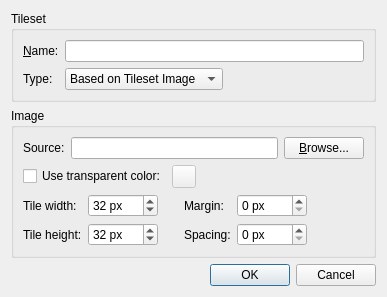
<?xml version="1.0" encoding="UTF-8"?>
<ui version="4.0">
 <class>NewTilesetDialog</class>
 <widget class="QDialog" name="NewTilesetDialog">
  <property name="geometry">
   <rect>
    <x>0</x>
    <y>0</y>
    <width>387</width>
    <height>314</height>
   </rect>
  </property>
  <property name="windowTitle">
   <string>New Tileset</string>
  </property>
  <layout class="QVBoxLayout" name="verticalLayout">
   <property name="sizeConstraint">
    <enum>QLayout::SetMinAndMaxSize</enum>
   </property>
   <item>
    <widget class="QGroupBox" name="tilesetGroupBox">
     <property name="sizePolicy">
      <sizepolicy hsizetype="Preferred" vsizetype="Fixed">
       <horstretch>0</horstretch>
       <verstretch>0</verstretch>
      </sizepolicy>
     </property>
     <property name="title">
      <string>Tileset</string>
     </property>
     <layout class="QGridLayout" name="gridLayout_2">
      <item row="1" column="1">
       <widget class="QComboBox" name="tilesetType">
        <property name="sizePolicy">
         <sizepolicy hsizetype="Fixed" vsizetype="Fixed">
          <horstretch>0</horstretch>
          <verstretch>0</verstretch>
         </sizepolicy>
        </property>
        <item>
         <property name="text">
          <string>Based on Tileset Image</string>
         </property>
        </item>
        <item>
         <property name="text">
          <string>Collection of Images</string>
         </property>
        </item>
       </widget>
      </item>
      <item row="1" column="0">
       <widget class="QLabel" name="typeLabel">
        <property name="text">
         <string>Type:</string>
        </property>
       </widget>
      </item>
      <item row="0" column="0">
       <widget class="QLabel" name="nameLabel">
        <property name="text">
         <string>&amp;Name:</string>
        </property>
        <property name="buddy">
         <cstring>name</cstring>
        </property>
       </widget>
      </item>
      <item row="0" column="1">
       <widget class="QLineEdit" name="name">
        <property name="sizePolicy">
         <sizepolicy hsizetype="Expanding" vsizetype="Fixed">
          <horstretch>0</horstretch>
          <verstretch>0</verstretch>
         </sizepolicy>
        </property>
       </widget>
      </item>
     </layout>
    </widget>
   </item>
   <item>
    <widget class="QGroupBox" name="imageGroupBox">
     <property name="sizePolicy">
      <sizepolicy hsizetype="Preferred" vsizetype="Fixed">
       <horstretch>0</horstretch>
       <verstretch>0</verstretch>
      </sizepolicy>
     </property>
     <property name="title">
      <string>Image</string>
     </property>
     <property name="checkable">
      <bool>false</bool>
     </property>
     <layout class="QGridLayout" name="gridLayout">
      <item row="0" column="0">
       <widget class="QLabel" name="sourceLabel">
        <property name="sizePolicy">
         <sizepolicy hsizetype="Fixed" vsizetype="Preferred">
          <horstretch>0</horstretch>
          <verstretch>0</verstretch>
         </sizepolicy>
        </property>
        <property name="text">
         <string>Source:</string>
        </property>
       </widget>
      </item>
      <item row="0" column="4">
       <widget class="QPushButton" name="browseButton">
        <property name="text">
         <string>&amp;Browse...</string>
        </property>
       </widget>
      </item>
      <item row="1" column="0" colspan="2">
       <widget class="QCheckBox" name="useTransparentColor">
        <property name="text">
         <string>Use transparent color:</string>
        </property>
       </widget>
      </item>
      <item row="1" column="2">
       <widget class="ColorButton" name="colorButton">
        <property name="enabled">
         <bool>false</bool>
        </property>
       </widget>
      </item>
      <item row="1" column="3">
       <spacer name="horizontalSpacer_2">
        <property name="orientation">
         <enum>Qt::Horizontal</enum>
        </property>
        <property name="sizeHint" stdset="0">
         <size>
          <width>0</width>
          <height>13</height>
         </size>
        </property>
       </spacer>
      </item>
      <item row="2" column="0" colspan="5">
       <layout class="QGridLayout" name="gridLayout_3">
        <item row="1" column="1">
         <widget class="QSpinBox" name="tileHeight">
          <property name="suffix">
           <string> px</string>
          </property>
          <property name="minimum">
           <number>1</number>
          </property>
          <property name="maximum">
           <number>9999</number>
          </property>
          <property name="value">
           <number>32</number>
          </property>
         </widget>
        </item>
        <item row="1" column="0">
         <widget class="QLabel" name="tileHeightLabel">
          <property name="text">
           <string>Tile height:</string>
          </property>
         </widget>
        </item>
        <item row="1" column="2">
         <spacer name="horizontalSpacer">
          <property name="orientation">
           <enum>Qt::Horizontal</enum>
          </property>
          <property name="sizeType">
           <enum>QSizePolicy::Preferred</enum>
          </property>
          <property name="sizeHint" stdset="0">
           <size>
            <width>20</width>
            <height>20</height>
           </size>
          </property>
         </spacer>
        </item>
        <item row="0" column="1">
         <widget class="QSpinBox" name="tileWidth">
          <property name="enabled">
           <bool>true</bool>
          </property>
          <property name="suffix">
           <string extracomment="Remember starting with a space."> px</string>
          </property>
          <property name="minimum">
           <number>1</number>
          </property>
          <property name="maximum">
           <number>9999</number>
          </property>
          <property name="value">
           <number>32</number>
          </property>
         </widget>
        </item>
        <item row="0" column="3">
         <widget class="QLabel" name="marginLabel">
          <property name="toolTip">
           <string>The space at the edges of the tileset.</string>
          </property>
          <property name="text">
           <string>Margin:</string>
          </property>
         </widget>
        </item>
        <item row="0" column="4">
         <widget class="QSpinBox" name="margin">
          <property name="suffix">
           <string> px</string>
          </property>
          <property name="minimum">
           <number>0</number>
          </property>
          <property name="maximum">
           <number>9999</number>
          </property>
          <property name="value">
           <number>0</number>
          </property>
         </widget>
        </item>
        <item row="1" column="4">
         <widget class="QSpinBox" name="spacing">
          <property name="suffix">
           <string> px</string>
          </property>
          <property name="minimum">
           <number>0</number>
          </property>
          <property name="maximum">
           <number>9999</number>
          </property>
          <property name="value">
           <number>0</number>
          </property>
         </widget>
        </item>
        <item row="0" column="0">
         <widget class="QLabel" name="tileWidthLabel">
          <property name="text">
           <string>Tile width:</string>
          </property>
         </widget>
        </item>
        <item row="1" column="3">
         <widget class="QLabel" name="spacingLabel">
          <property name="toolTip">
           <string>The space between the tiles.</string>
          </property>
          <property name="text">
           <string>Spacing:</string>
          </property>
         </widget>
        </item>
        <item row="1" column="5">
         <spacer name="horizontalSpacer_3">
          <property name="orientation">
           <enum>Qt::Horizontal</enum>
          </property>
          <property name="sizeHint" stdset="0">
           <size>
            <width>0</width>
            <height>20</height>
           </size>
          </property>
         </spacer>
        </item>
       </layout>
      </item>
      <item row="0" column="1" colspan="3">
       <widget class="QLineEdit" name="image"/>
      </item>
     </layout>
    </widget>
   </item>
   <item>
    <widget class="QDialogButtonBox" name="buttonBox">
     <property name="orientation">
      <enum>Qt::Horizontal</enum>
     </property>
     <property name="standardButtons">
      <set>QDialogButtonBox::Cancel|QDialogButtonBox::Ok</set>
     </property>
    </widget>
   </item>
  </layout>
 </widget>
 <customwidgets>
  <customwidget>
   <class>ColorButton</class>
   <extends>QToolButton</extends>
   <header location="global">colorbutton.h</header>
  </customwidget>
 </customwidgets>
 <tabstops>
  <tabstop>name</tabstop>
  <tabstop>tilesetType</tabstop>
  <tabstop>image</tabstop>
  <tabstop>browseButton</tabstop>
  <tabstop>useTransparentColor</tabstop>
  <tabstop>colorButton</tabstop>
  <tabstop>tileWidth</tabstop>
  <tabstop>tileHeight</tabstop>
  <tabstop>margin</tabstop>
  <tabstop>spacing</tabstop>
  <tabstop>buttonBox</tabstop>
 </tabstops>
 <resources/>
 <connections>
  <connection>
   <sender>buttonBox</sender>
   <signal>accepted()</signal>
   <receiver>NewTilesetDialog</receiver>
   <slot>tryAccept()</slot>
   <hints>
    <hint type="sourcelabel">
     <x>266</x>
     <y>304</y>
    </hint>
    <hint type="destinationlabel">
     <x>157</x>
     <y>274</y>
    </hint>
   </hints>
  </connection>
  <connection>
   <sender>buttonBox</sender>
   <signal>rejected()</signal>
   <receiver>NewTilesetDialog</receiver>
   <slot>reject()</slot>
   <hints>
    <hint type="sourcelabel">
     <x>334</x>
     <y>304</y>
    </hint>
    <hint type="destinationlabel">
     <x>286</x>
     <y>274</y>
    </hint>
   </hints>
  </connection>
  <connection>
   <sender>useTransparentColor</sender>
   <signal>toggled(bool)</signal>
   <receiver>colorButton</receiver>
   <slot>setEnabled(bool)</slot>
   <hints>
    <hint type="sourcelabel">
     <x>199</x>
     <y>190</y>
    </hint>
    <hint type="destinationlabel">
     <x>235</x>
     <y>196</y>
    </hint>
   </hints>
  </connection>
 </connections>
 <slots>
  <slot>tryAccept()</slot>
 </slots>
</ui>
